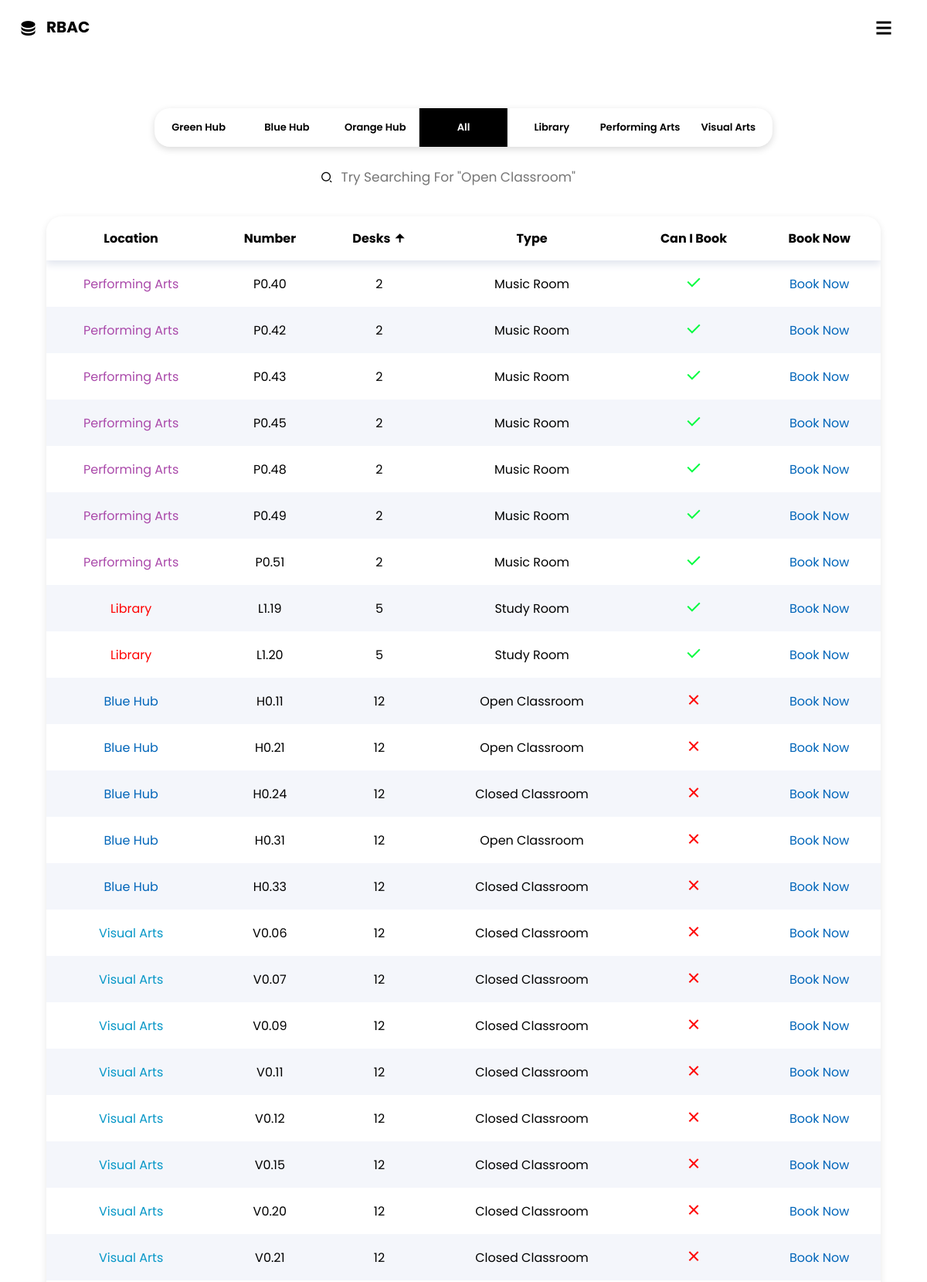
The page /booking (signed in, upper part) on the database its author committed.
### app.py (models this page shows)
class rooms(db.Model):
    __tablename__ = 'rooms'
    __searchable__ = ['number','location','desks','type']
    number = db.Column(db.String, unique=True, primary_key=True)
    location = db.Column(db.String)
    desks = db.Column(db.Integer)
    type = db.Column(db.String)
    auth = db.Column(db.Integer)

### app.py (the view)
@app.route('/booking', methods=['GET','POST'])
@login_required
def booking():
    selectedloc = request.args.get('location')
    searchquery = request.args.get('query')
    desksort = request.args.get('desksort')
    if selectedloc is None:
        selectedloc = ''
    if selectedloc:
        room = rooms.query.filter_by(location=selectedloc)
    else:
        room = rooms.query
    if desksort == 'desc':
        room = room.order_by(rooms.desks.desc())
    else:
        room = room.order_by(rooms.desks)
    if searchquery:
        searchterms = searchquery.split()
        searchterms = [term for term in searchterms if term.lower() not in ['desk', 'desks']]
        searchquery = ' '.join(searchterms)
        room = rooms.query.msearch(searchquery, fields=['number','location','desks','type']).filter()
        flash(f'Search Query: {searchquery}' )
    room = room.all()
    return render_template('booking.html', room=room, selectedloc=selectedloc, desksort=desksort, searchquery=searchquery)

### app.py (called while the page is built)
@login_manager.user_loader
def load_user(user_id):
    return users.query.get(int(user_id))

### templates/booking.html (shortened to what this page needs)
<!DOCTYPE html>
<html>
<head>
    <link rel="stylesheet" type="text/css" href="{{ url_for('static', filename='style.css') }}">
    <link href="https://cdn.jsdelivr.net/npm/remixicon@4.1.0/fonts/remixicon.css" rel="stylesheet" />
    <link rel="stylesheet" href="https://cdn.jsdelivr.net/npm/swiper@11/swiper-bundle.min.css" />
</head>
<body>
    <div class="navcontainer">
        <nav>
            <div class="nav-logo" onclick="homeRedir()">
                <i class="ri-database-2-fill"></i>
                <h2 id="rbac">RBAC</h2>
            </div>
            <div class="nav-toggle" id="nav-toggle" onclick="showNav()">
                <i class="ri-menu-line"></i>
            </div>
        </nav>
    </div>
    <div class="home">
        <form class="locations" method="GET" action="/booking">
            <label for="green">
                Green Hub
            </label>
            <label for="blue">
                Blue Hub
            </label>
            <label for="orange">
                Orange Hub
            </label>
            <label for="all">
                All
            </label>
            <label for="library">
                Library
            </label>
            <label for="performing-arts">
                Performing Arts
            </label>
            <label for="visual-arts">
                Visual Arts
            </label>
        </form>
    </div>
    <div class="rooms">
        <section class="tablefilters">
            <div id="search-container">
                <form id="search-form" action="/booking" method="GET">
                    <i class="ri-search-2-line"></i>
                    <input id="searchbar" type="text" name="query" placeholder="Search..">
                </form>
            </div>
        </section>
        <div class="tablecontainter">
            <table>
                <thead>
                    <tr>
                        <th id="tableloc">Location</th>
                        <th>Number</th>
                        <th id="desksort">
                            <a
                                href="{{ url_for('booking', desksort='desc' if desksort != 'desc' else 'asc', location=selectedloc, query=searchquery) }}">
                                Desks
                                {% if desksort == 'desc' %}
                                <i class="ri-arrow-down-fill"></i>
                                {% else %}
                                <i class="ri-arrow-up-fill"></i>
                                {% endif %}
                            </a>
                        </th>
                        <th>Type</th>
                        <th>Can I Book</th>
                        <th id="tabletype">Book Now</th>
                    </tr>
                </thead>
                {% for rooms in room %}
                <tr>
                    <td>
                        {% if rooms.location == 'Blue Hub' %}
                        <p style="color: #0065b9;">Blue Hub</p>
                        {% elif rooms.location == 'Green Hub' %}
                        <p style="color: green;">Green Hub</p>
                        {% elif rooms.location == 'Orange Hub' %}
                        <p style="color: orange;">Orange Hub</p>
                        {% elif rooms.location == 'Library' %}
                        <p style="color: red;">Library</p>
                        {% elif rooms.location == 'Performing Arts' %}
                        <p style="color: rgb(170, 73, 170);">Performing Arts</p>
                        {% elif rooms.location == 'Visual Arts' %}
                        <p style="color: rgb(7, 151, 199);">Visual Arts</p>
                        {% endif %}
                    </td>
                    <td>{{ rooms.number }}</td>
                    <td>{{ rooms.desks }}</td>
                    <td>{{ rooms.type }}</td>
                    <td>
                        {% if current_user.role == 'Student' %}
                        {% if rooms.auth == 0 %}
                        <i class="ri-check-line"></i>
                        {% elif rooms.auth == 1 %}
                        <i class="ri-close-line"></i>
                        {% endif %}
                        {% else %}
                        <i class="ri-check-line"></i>
                        {% endif %}
                    </td>
                    <td id="bookbutton"><a href="{{ url_for('book_room', roomnum=rooms.number) }}">Book Now</a></td>
                </tr>
                {% endfor %}
            </table>
        </div>
    </div>
</body>
</html>

### static/style.css (style rules this page uses)
* { margin: 0; padding: 0; box-sizing: border-box; scroll-behavior: smooth; }
:root { --largest-font: 112px; --larger-font: 70px; --large-font: 34px; --text-large-font: 20px; --text-font: 16px; --text-color: #000; --hover-color: #fff; --dark-color: #000; --bg-color: #ffff; --nav-hover-color: #0065b9; --secondary-color: #0065b9; --search-bar-color: #ffff; }
body { font-family: Arial, sans-serif; background-color: var(--bg-color); }
.navcontainer { width: 100%; min-height: 10vh; display: flex; flex-direction: column; overflow: hidden; position: relative; }
.navcontainer nav { justify-content: center; padding-right: 0; position: fixed; z-index: 100; width: 100%; height: 80px; transition: all 0.5s; }
.nav-logo { position: absolute; left: 0px; top: 0; justify-content: center; align-items: center; text-align: center; display: flex; flex-direction: row; }
.nav-logo i { font-size: 1.5em; margin: 1em; color: var(--dark-color); }
.nav-logo h2 { font-family: "Poppins"; font-size: 20px; padding: 0px; margin: 20px; top: 0; cursor: pointer; left: 40px; color: var(--dark-color); position: absolute; }
.nav-toggle { display: inline-flex; visibility: visible; cursor: pointer; position: absolute; top: 0; right: 20px; margin: 1em; font-size: 1.5em; font-weight: 600; transition: all 0.5s; }
.home { width: 100%; display: flex; flex-direction: row; align-items: center; }
.rooms .dashbox, th, td { padding: 1rem; }
.locations { display: flex; max-width: 800px; width: 100%; position: relative; user-select: none; -webkit-tap-highlight-color: rgba(0, 0, 0, 0); position: relative; margin-top: 60px; margin-left: auto; margin-right: auto; font-size: 13px; font-weight: 600; font-family: "Poppins"; box-shadow: 0 3px 10px rgb(0 0 0 / 0.15); border-radius: 20px; }
.locations>input:checked+label { color: #fff; }
.locations>input:nth-of-type(4):checked~label:last-of-type:before { transform: translateX(calc(300% + 0px)); background-color: #000; }
.locations label { flex: 1; text-align: center; white-space: nowrap; overflow: hidden; text-overflow: ellipsis; cursor: pointer; }
.locations label:last-of-type:before { content: ""; display: block; max-width: calc(14.285714285% - 0px); margin: 0px; position: absolute; top: 0; right: 0; bottom: 0; left: 0; z-index: -1; transform: translateX(0); }
.locations label { padding: 15px 3px; transition: color 250ms cubic-bezier(0, 0.95, 0.38, 0.98); }
.locations label:before { background: var(--secondary-color); transition: all 250ms cubic-bezier(0, 0.95, 0.38, 0.98); }
.rooms { position: relative; padding-bottom: 50px; font-family: "Poppins"; }
.tablefilters { position: relative; }
.rooms table { text-align: center; margin-left: auto; margin-right: auto; width: 90%; margin-top: 70px; border-radius: 20px; border-collapse: collapse; overflow: hidden; box-shadow: 0 3px 10px rgb(0 0 0 / 0.1); transform: translateY(20px); }
.rooms table, th, td { padding: 1rem; }
.rooms table thead { box-shadow: 0 5px 10px #e1e5ee; }
.rooms table th { background-color: #fff; top: 0; left: 0; }
.rooms table tr:nth-child(even) { background-color: #f4f6fb; }
#tableloc { border-top-left-radius: 20px; }
#tabletype { border-top-right-radius: 20px; }
#desksort a { text-decoration: none; color: #000; }
#bookbutton a { text-decoration: none; color: var(--secondary-color); }
.rooms table thead i { color: var(--dark-color); cursor: pointer; }
.ri-check-line { color: rgb(0, 252, 63); font-size: 1.5em; }
.rooms table tr .ri-close-line { color: red; font-size: 1.5em; }
#search-container { position: absolute; user-select: none; top: -50px; left: 53%; transform: translateX(-50%); }
#searchbar { font-family: "Poppins"; width: 350px; transition: visibility 0.5s, width 0.5s; background: var(--search-bar-color); padding: 6px; border: none; outline: none; border-radius: 3px; font-size: 17px; }
.ri-search-2-line { visibility: visible; font-size: 1em; cursor: pointer; transition: 0.5s; }
.userbookings table, th, td { padding: 1rem; }

### rows shown on the page
rooms: location "Performing Arts", number "P0.40", desks "2", type "Music Room", auth 0 (drawn)
rooms: location "Performing Arts", number "P0.42", desks "2", type "Music Room", auth 0 (drawn)
rooms: location "Performing Arts", number "P0.43", desks "2", type "Music Room", auth 0 (drawn)
rooms: location "Performing Arts", number "P0.45", desks "2", type "Music Room", auth 0 (drawn)
rooms: location "Performing Arts", number "P0.48", desks "2", type "Music Room", auth 0 (drawn)
rooms: location "Performing Arts", number "P0.49", desks "2", type "Music Room", auth 0 (drawn)
rooms: location "Performing Arts", number "P0.51", desks "2", type "Music Room", auth 0 (drawn)
rooms: location "Library", number "L1.19", desks "5", type "Study Room", auth 0 (drawn)
rooms: location "Library", number "L1.20", desks "5", type "Study Room", auth 0 (drawn)
rooms: location "Blue Hub", number "H0.11", desks "12", type "Open Classroom", auth 1 (drawn)
rooms: location "Blue Hub", number "H0.21", desks "12", type "Open Classroom", auth 1 (drawn)
rooms: location "Blue Hub", number "H0.24", desks "12", type "Closed Classroom", auth 1 (drawn)
rooms: location "Blue Hub", number "H0.31", desks "12", type "Open Classroom", auth 1 (drawn)
rooms: location "Blue Hub", number "H0.33", desks "12", type "Closed Classroom", auth 1 (drawn)
rooms: location "Visual Arts", number "V0.06", desks "12", type "Closed Classroom", auth 1 (drawn)
rooms: location "Visual Arts", number "V0.07", desks "12", type "Closed Classroom", auth 1 (drawn)
rooms: location "Visual Arts", number "V0.09", desks "12", type "Closed Classroom", auth 1 (drawn)
rooms: location "Visual Arts", number "V0.11", desks "12", type "Closed Classroom", auth 1 (drawn)
rooms: location "Visual Arts", number "V0.12", desks "12", type "Closed Classroom", auth 1 (drawn)
rooms: location "Visual Arts", number "V0.15", desks "12", type "Closed Classroom", auth 1 (drawn)
rooms: location "Visual Arts", number "V0.20", desks "12", type "Closed Classroom", auth 1 (drawn)
rooms: location "Visual Arts", number "V0.21", desks "12", type "Closed Classroom", auth 1 (drawn)
